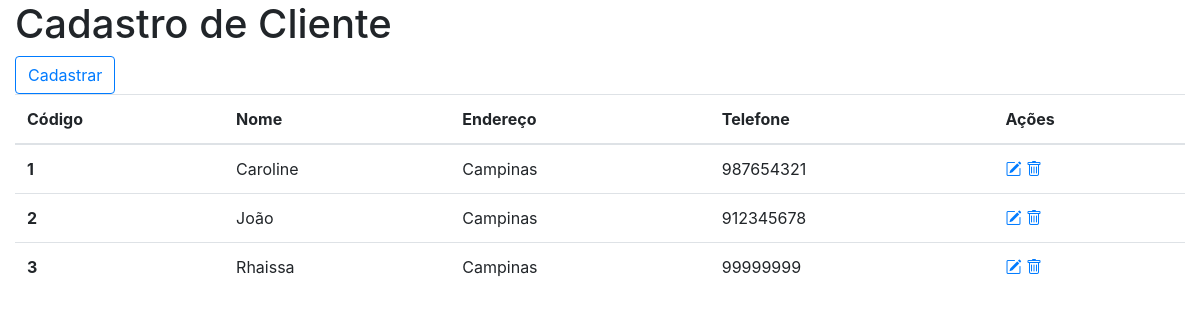
Page /src/view/indexCliente.php on the committed database.
### tables this page shows
CREATE TABLE `cliente` (
  `codigo` int(11) NOT NULL,
  `nome` varchar(100) NOT NULL,
  `endereco` varchar(100) NOT NULL,
  `telefone` int(11) NOT NULL
);

### src/controller/clienteController.php (called while the page is built, shortened)
<?php
require "../model/conexao.php";
require "../model/cliente.php";
include "variaveisCliente.php";
$objCliente = new Cliente();
$objCliente->setCodigo($codigo);
$objCliente->setNome($nome);
$objCliente->setEndereco($endereco);
$objCliente->setTelefone($telefone);
$cliente = $objCliente->listarTodos($conexao);

### src/model/cliente.php (called while the page is built, shortened)
<?php
class Cliente
{
    public function listarTodos($conexao)
    {
        $comandosql = "Select * from cliente";
        $dados = $conexao->query($comandosql);
        return $dados;
    }
}

### src/view/indexCliente.php (the view)
<?php
include "header.php";
include "modalCliente.php";
require "../controller/clienteController.php";
?>
<body class="container-fluid">
<h1> Cadastro de Cliente</h1>
<button type="button" class="btn btn-outline-primary"
data-toggle="modal" data-target="#cadCliente">Cadastrar</button>
<div>
<table class="table table-hover">
  <thead>
    <tr>
      <th scope="col">Código</th>
      <th scope="col">Nome</th>
      <th scope="col">Endereço</th>
      <th scope="col">Telefone</th>
      <th scope="col">Ações</th>
    </tr>
  </thead>
  <tbody>
    <?php
        while($objCliente = $cliente->fetch_object()){
    ?>
    <tr>
      <th scope="row"><?php echo $objCliente->codigo;?></th>
      <td><?php echo $objCliente->nome;?></td>
      <td><?php echo $objCliente->endereco;?></td>
      <td><?php echo $objCliente->telefone;?></td>
      <td>
      <a href="editarCliente.php?id=<?php echo $objCliente->codigo?>&acao=editar">
      <i class="bi bi-pencil-square"></i></a>
      <a href="#" onclick="javascript: if (confirm('Você realmente deseja excluir este cliente'))location.href='../controller/clienteController.php?id=<?php echo $objCliente->codigo ?> &acao=excluir'">
      <i class="bi bi-trash"></i> </a>
    </td>
    </tr>
    <?php }?>
  </tbody>
</table>
</div>
</body>
</html>

### rows in the picture
cliente: codigo "1", nome "Caroline", endereco "Campinas", telefone "987654321"
cliente: codigo "2", nome "João", endereco "Campinas", telefone "912345678"
cliente: codigo "3", nome "Rhaissa", endereco "Campinas", telefone "99999999"
